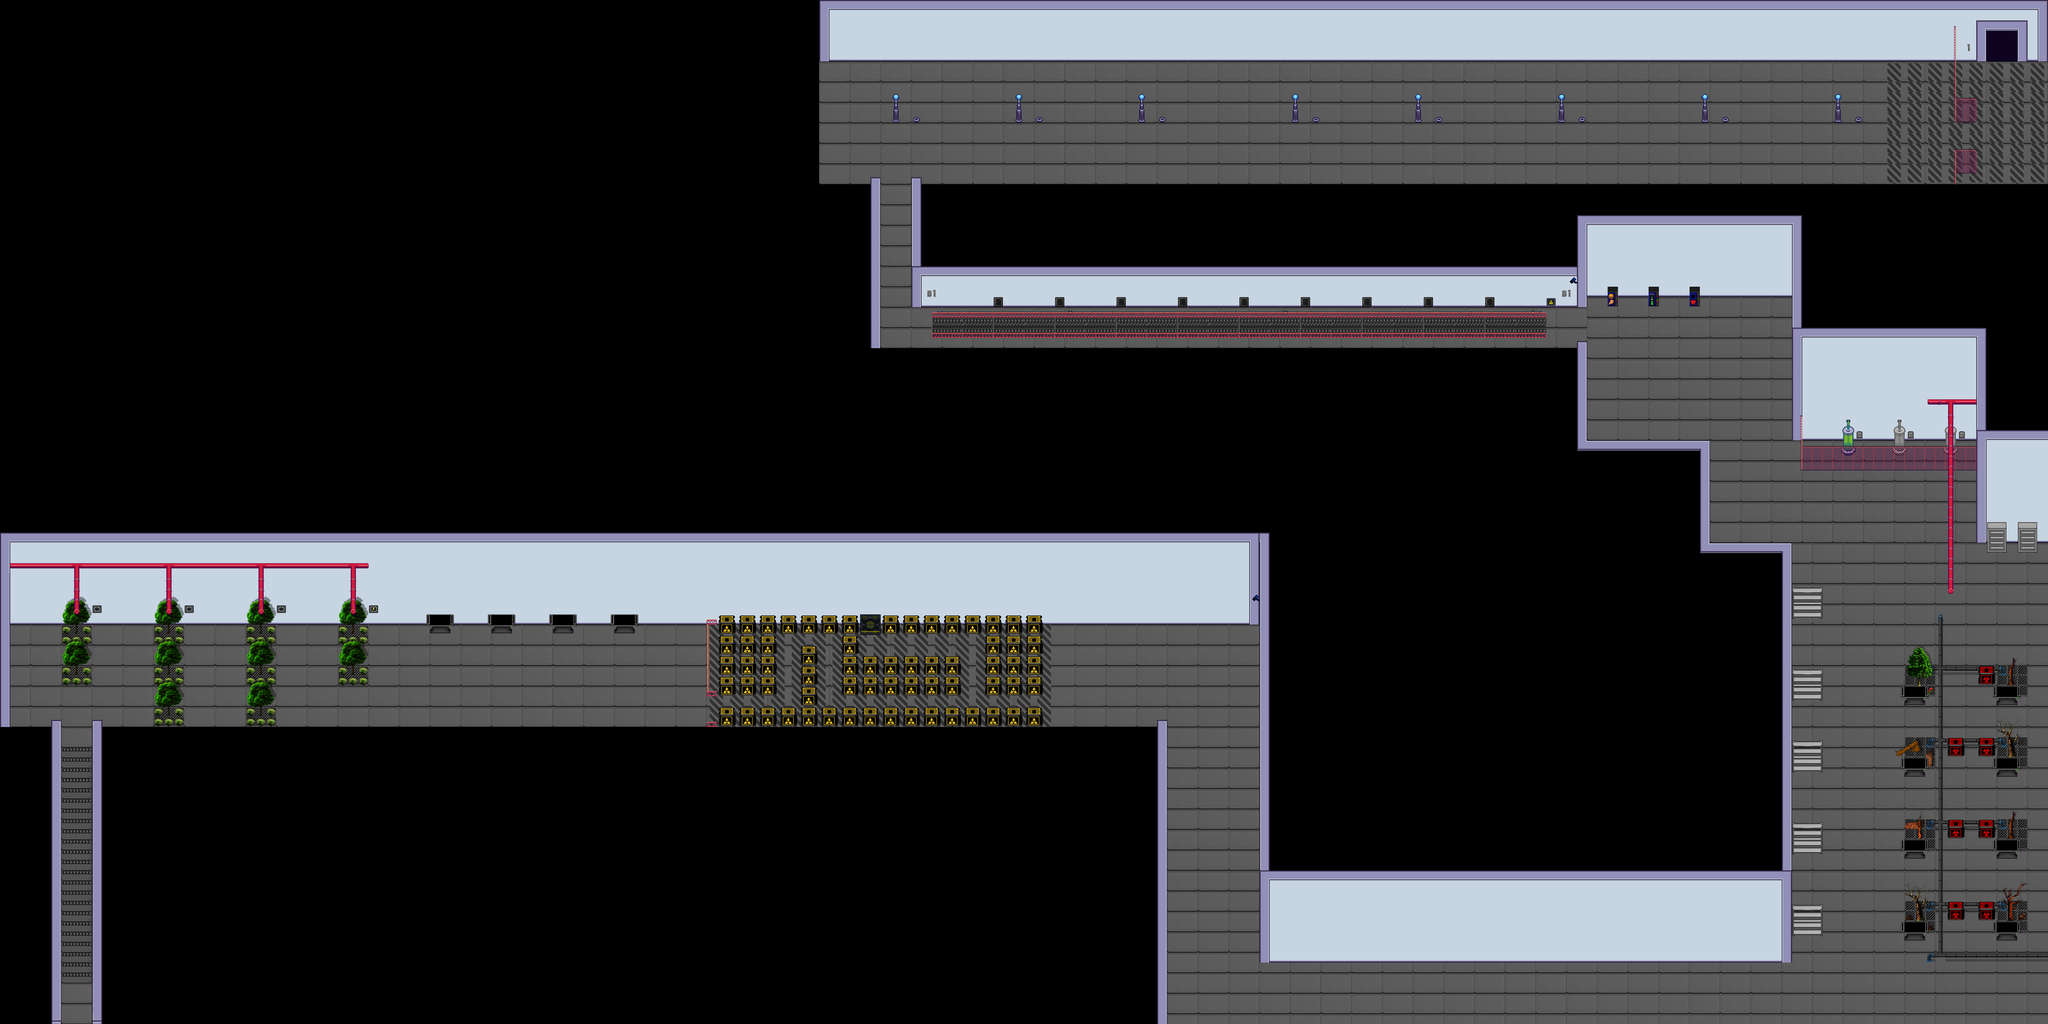

This game map was drawn from its Tiled (.tmx) file and the tilesets committed beside it. A one-line description and the trimmed map source follow:
An orthogonal 200x100 tile map with 48x48 px tiles, 5 tile layers (Tile Layer 1, Tile Layer 5, Tile Layer 2, Tile Layer 4, ...), 9 tilesets and 77 objects.

<map version="1.10" tiledversion="1.10.2" orientation="orthogonal" renderorder="right-down" width="200" height="100" tilewidth="48" tileheight="48" infinite="0" nextlayerid="7" nextobjectid="107">
 <tileset firstgid="1" source="Tilesets/tilesWalls.tsx" />
 <tileset firstgid="193" source="Tilesets/tilesFloorBlack.tsx" />
 <tileset firstgid="391" source="Tilesets/tilesWarehouse1.tsx" />
 <tileset firstgid="519" source="Tilesets/tilesWarehouse2.tsx" />
 <tileset firstgid="759" source="Tilesets/tilesWarehouse4.tsx" />
 <tileset firstgid="1015" source="Tilesets/tilesPlents1.tsx" />
 <tileset firstgid="1271" source="Tilesets/tilesThings1.tsx" />
 <tileset firstgid="1527" source="Tilesets/tilesStuff.tsx" />
 <tileset firstgid="2119" source="Tilesets/tilesStuffBlack.tsx" />
 <layer id="1" name="Tile Layer 1" width="200" height="100">
  <data>[20000 cells, 8592 non-empty, 32 distinct tile ids]</data>
 </layer>
 <layer id="5" name="Tile Layer 5" width="200" height="100">
  <data>[20000 cells, 267 non-empty, 16 distinct tile ids]</data>
 </layer>
 <layer id="2" name="Tile Layer 2" width="200" height="100">
  <data>[20000 cells, 839 non-empty, 100 distinct tile ids]</data>
 </layer>
 <layer id="4" name="Tile Layer 4" width="200" height="100">
  <data>[20000 cells, 442 non-empty, 50 distinct tile ids]</data>
 </layer>
 <layer id="3" name="Above_Player" width="200" height="100">
  <data>[20000 cells, 328 non-empty, 76 distinct tile ids]</data>
 </layer>
 <objectgroup id="6" name="Barrier">
  <object id="1" x="290.667" y="3138" width="140.667" height="27.3333" />
  <object id="4" x="288" y="2855.33" width="143.333" height="108" />
  <object id="7" x="0" y="2496" width="5904.24" height="364" />
  <object id="8" x="722" y="3121" width="140" height="32" />
  <object id="9" x="719" y="3310" width="148" height="32" />
  <object id="10" x="1153" y="3313" width="143" height="28" />
  <object id="11" x="1152" y="3122" width="144" height="34" />
  <object id="13" x="1587" y="3122" width="140" height="30" />
  <object id="14" x="1999" y="2863" width="126" height="44" />
  <object id="15" x="2290" y="2860" width="123" height="44" />
  <object id="16" x="2577" y="2861" width="123" height="37" />
  <object id="18" x="2864" y="2860" width="125" height="34" />
  <object id="19" x="3309.33" y="2862.67" width="336" height="333.333" />
  <object id="20" x="3744" y="3121" width="89" height="238" />
  <object id="21" x="3360" y="3359" width="1525.67" height="48" />
  <object id="23" x="3935" y="2861" width="96" height="330" />
  <object id="24" x="4032" y="3120" width="478" height="75" />
  <object id="25" x="4612" y="2864" width="282" height="335" />
  <object id="26" x="-1" y="2857" width="47" height="549" />
  <object id="29" x="437" y="3409" width="5030.82" height="1399" />
  <object id="32" x="5904" y="2548" width="2494" height="1884" />
  <object id="33" x="5427" y="4799" width="4173.25" height="32" />
  <object id="34" x="9602" y="2456" width="42" height="2378" />
  <object id="36" x="-1" y="3402" width="287" height="1399" />
  <object id="37" x="238.667" y="4800.67" width="242" height="35" />
  <object id="38" x="8931.33" y="4270" width="142.667" height="30" />
  <object id="39" x="8932.67" y="4299.33" width="98.6667" height="41.3333" />
  <object id="40" x="9062" y="4468" width="541" height="17" />
  <object id="42" x="9113" y="4228" width="247" height="46" />
  <object id="43" x="9344" y="4318" width="125" height="31" />
  <object id="44" x="9342" y="3933" width="126" height="32" />
  <object id="45" x="9360" y="3882" width="97" height="23" />
  <object id="46" x="8981" y="3889" width="88" height="20" />
  <object id="47" x="8914" y="3937" width="121" height="26" />
  <object id="48" x="8913" y="3552" width="123" height="30" />
  <object id="49" x="9344" y="3553" width="125" height="27" />
  <object id="50" x="9358" y="3502" width="98" height="27" />
  <object id="52" x="8896" y="3502" width="181" height="22" />
  <object id="53" x="9103" y="3844" width="258" height="51" />
  <object id="54" x="9103" y="3461" width="253" height="51" />
  <object id="55" x="9272" y="3117" width="80" height="61" />
  <object id="56" x="8911" y="3215" width="122" height="27" />
  <object id="57" x="9346" y="3216" width="124" height="25" />
  <object id="59" x="9363" y="3127" width="74" height="43" />
  <object id="60" x="8939" y="3148" width="130" height="30" />
  <object id="61" x="9266" y="2126.12" width="336" height="345.879" />
  <object id="67" x="7398" y="2064" width="612" height="482" />
  <object id="69" x="4089" y="1628" width="3349" height="433" />
  <object id="70" x="8401" y="4285" width="141" height="42" />
  <object id="71" x="8399" y="3908" width="139" height="41" />
  <object id="72" x="8397" y="3519" width="142" height="36" />
  <object id="73" x="8396" y="3183" width="143" height="43" />
  <object id="74" x="8396" y="2795" width="145" height="41" />
  <object id="75" x="8401" y="866.545" width="1191.27" height="1263.45" />
  <object id="77" x="7392" y="866.606" width="1030" height="453.394" />
  <object id="78" x="4281.21" y="865.333" width="3153.45" height="494.182" />
  <object id="79" x="7536" y="1322.67" width="48" height="54" />
  <object id="80" x="7728" y="1320" width="48.6667" height="56.6667" />
  <object id="81" x="7921.33" y="1319.33" width="47.3333" height="53.3333" />
  <object id="83" x="9318" y="2472" width="85.3333" height="39.3333" />
  <object id="84" x="9460.67" y="2472.67" width="90" height="39.3333" />
  <object id="85" x="3831.52" y="860" width="296.485" height="766" />
  <object id="87" x="9597.33" y="204" width="42.6667" height="694.667" />
  <object id="88" x="3838.67" y="0" width="5761" height="204" />
  <object id="89" x="3796" y="188" width="38.6667" height="678.667" />
  <object id="91" x="9158" y="202" width="12" height="311.667" />
  <object id="92" x="9168" y="496" width="97" height="19" />
  <object id="93" x="9159" y="740" width="10.5" height="123" />
  <object id="94" x="9170" y="741.5" width="94" height="7.5" />
  <object id="95" x="4185.5" y="513" width="28" height="20.5" />
  <object id="96" x="4763" y="509" width="29.5" height="22.5" />
  <object id="97" x="5338" y="509" width="28" height="20.5" />
  <object id="98" x="6054.5" y="506.5" width="33" height="24" />
  <object id="99" x="6634" y="507.5" width="27" height="22" />
  <object id="100" x="7304.5" y="506.5" width="29.5" height="22.5" />
  <object id="101" x="7973" y="504.5" width="35.5" height="23.5" />
  <object id="102" x="8598" y="506.5" width="35" height="23" />
 </objectgroup>
</map>
